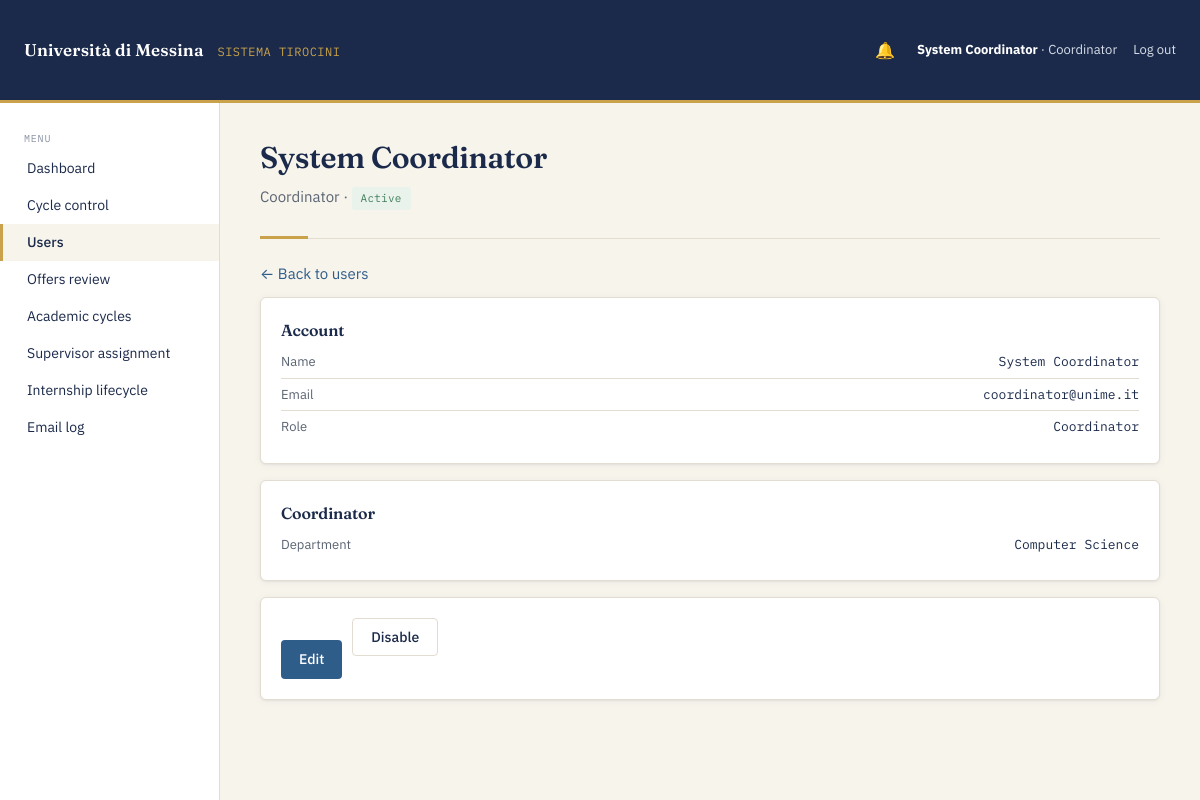
The app's page /admin/user-profile.php?id=1 (signed in) with its own data.
### tables this page shows
CREATE TABLE `users` (
  `id`            INT UNSIGNED AUTO_INCREMENT PRIMARY KEY,
  `email`         VARCHAR(255) NOT NULL UNIQUE,
  `password_hash` VARCHAR(255) NOT NULL,
  `role`          ENUM('student','professor','company','coordinator') NOT NULL,
  `first_name`    VARCHAR(100) NOT NULL,
  `last_name`     VARCHAR(100) NOT NULL,
  `is_active`     TINYINT(1) NOT NULL DEFAULT 1,
  `created_at`    DATETIME NOT NULL DEFAULT CURRENT_TIMESTAMP,
  `updated_at`    DATETIME NOT NULL DEFAULT CURRENT_TIMESTAMP ON UPDATE CURRENT_TIMESTAMP,
  INDEX `idx_role` (`role`)
);

CREATE TABLE `coordinators` (
  `id`                    INT UNSIGNED AUTO_INCREMENT PRIMARY KEY,
  `user_id`               INT UNSIGNED NOT NULL UNIQUE,
  `department`            VARCHAR(150) NOT NULL,
  `created_at`            DATETIME NOT NULL DEFAULT CURRENT_TIMESTAMP,
  `updated_at`            DATETIME NOT NULL DEFAULT CURRENT_TIMESTAMP ON UPDATE CURRENT_TIMESTAMP,
  FOREIGN KEY (`user_id`) REFERENCES `users`(`id`) ON DELETE CASCADE
);

### includes/auth.php (called while the page is built, shortened)
<?php
function currentUser() {
    return [
        'id' => $_SESSION['user_id'] ?? null,
        'role' => $_SESSION['role'] ?? null,
        'name' => $_SESSION['name'] ?? null,
    ];
}

### admin/user-profile.php (the view, shortened to what this page needs)
<?php
require '../includes/db.php';
require '../includes/auth.php';
$activePage = 'users';
$userId = (int)($_GET['id'] ?? $_POST['user_id'] ?? 0);
$stmt = $db->prepare("SELECT * FROM users WHERE id = ?");
$stmt->execute([$userId]);
$u = $stmt->fetch();
if ($u['role'] === 'student') {
    $stmt = $db->prepare("SELECT * FROM students WHERE user_id = ?");
} elseif ($u['role'] === 'professor') {
    $stmt = $db->prepare("SELECT * FROM professors WHERE user_id = ?");
} elseif ($u['role'] === 'company') {
    $stmt = $db->prepare("SELECT * FROM companies WHERE user_id = ?");
} else {
    $stmt = $db->prepare("SELECT * FROM coordinators WHERE user_id = ?");
}
$stmt->execute([$userId]);
$roleProfile = $stmt->fetch();
$stmt = $db->prepare("SELECT * FROM users WHERE id = ?");
$stmt->execute([$userId]);
$u = $stmt->fetch();
$isPending = ($u['role'] === 'student' && ($roleProfile['registration_status'] ?? '') === 'pending');
$editMode  = isset($_GET['edit']);
require '../includes/header.php';
?>
<div class="page-header">
    <h1><?= htmlspecialchars($u['first_name'] . ' ' . $u['last_name']) ?></h1>
    <p>
        <?= htmlspecialchars(ucfirst($u['role'])) ?> ·
        <span class="badge badge-<?= $u['is_active'] ? 'open' : 'closed' ?>"><?= $u['is_active'] ? 'Active' : 'Disabled' ?></span>
    </p>
</div>
<p><a href="<?= BASE_URL ?>/admin/users.php">← Back to users</a></p>
<?php if (!$editMode): ?>
    <div class="card">
        <h3>Account</h3>
        <div class="field-row"><span>Name</span><span><?= htmlspecialchars($u['first_name'] . ' ' . $u['last_name']) ?></span></div>
        <div class="field-row"><span>Email</span><span><?= htmlspecialchars($u['email']) ?></span></div>
        <div class="field-row"><span>Role</span><span><?= htmlspecialchars(ucfirst($u['role'])) ?></span></div>
    </div>
    <?php if ($u['role'] === 'student' && $roleProfile): ?>
        <div class="card">
            <h3>Identity</h3>
            <div class="field-row"><span>Matricola</span><span><?= htmlspecialchars($roleProfile['matricola']) ?></span></div>
            <div class="field-row"><span>Program</span><span><?= htmlspecialchars($roleProfile['program']) ?></span></div>
            <div class="field-row"><span>Enrollment year</span><span><?= htmlspecialchars($roleProfile['enrollment_year']) ?></span></div>
            <div class="field-row"><span>GPA</span><span><?= $roleProfile['gpa'] !== null ? htmlspecialchars($roleProfile['gpa']) : '—' ?></span></div>
        </div>
        <div class="card">
            <h3>Academic record</h3>
            <div class="field-row"><span>Total CFU</span><span><strong><?= (int)$roleProfile['total_cfu'] ?></strong></span></div>
            <?php if (empty($academicRecords)): ?>
                <p style="font-size:13px;color:var(--slate-light);margin-top:12px;">No exams on file.</p>
            <?php else: ?>
                <table style="margin-top:12px;">
                    <thead><tr><th>Exam</th><th>CFU</th><th>Grade</th><th>Date</th></tr></thead>
                    <tbody>
                    <?php foreach ($academicRecords as $r): ?>
                        <tr>
                            <td><?= htmlspecialchars($r['exam_name']) ?></td>
                            <td><?= (int)$r['cfu'] ?></td>
                            <td><?= htmlspecialchars($r['grade'] ?? '—') ?></td>
                            <td><?= htmlspecialchars($r['exam_date'] ?? '—') ?></td>
                        </tr>
                    <?php endforeach; ?>
                    </tbody>
                </table>
            <?php endif; ?>
        </div>
        <?php if (!empty($roleProfile['competency_description'])): ?>
            <div class="card">
                <h3>Competency description</h3>
                <p><?= nl2br(htmlspecialchars($roleProfile['competency_description'])) ?></p>
            </div>
        <?php endif; ?>
    <?php elseif ($u['role'] === 'coordinator' && $roleProfile): ?>
        <div class="card">
            <h3>Coordinator</h3>
            <div class="field-row"><span>Department</span><span><?= htmlspecialchars($roleProfile['department']) ?></span></div>
        </div>
    <?php endif; ?>
    <div class="card" style="display:flex;gap:10px;flex-wrap:wrap;">
        <a href="<?= BASE_URL ?>/admin/user-profile.php?id=<?= $userId ?>&edit=1" class="btn btn-primary" style="width:auto;">Edit</a>
        <?php if ($isPending): ?>
            <form method="post" style="margin:0;">
                <input type="hidden" name="user_id" value="<?= $userId ?>">
                <input type="hidden" name="action" value="approve">
                <button type="submit" class="btn btn-primary" style="width:auto;background:#16a34a;"
                        onclick="return confirm('Approve <?= htmlspecialchars(addslashes($u['first_name'].' '.$u['last_name'])) ?>?');">
                    Approve
                </button>
            </form>
            <form method="post" style="margin:0;"
                  onsubmit="return confirm('Reject this registration?');">
                <input type="hidden" name="user_id" value="<?= $userId ?>">
                <input type="hidden" name="action" value="reject">
                <button type="submit" class="btn btn-secondary" style="width:auto;">Reject</button>
            </form>
        <?php else: ?>
            <form method="post" style="margin:0;"
                  onsubmit="return confirm('<?= $u['is_active'] ? 'Disable' : 'Enable' ?> <?= htmlspecialchars(addslashes($u['first_name'].' '.$u['last_name'])) ?>?');">
                <button type="submit" class="btn btn-secondary" style="width:auto;">
                    <?= $u['is_active'] ? 'Disable' : 'Enable' ?>
                </button>
            </form>
        <?php endif; ?>
    </div>
<?php endif; ?>
<?php require '../includes/footer.php'; ?>

### includes/header.php (shortened to what this page needs)
<?php
$user = currentUser();
$unreadCount = 0;
if (isset($user['id']) && $user['id']) {
    global $db;
    $stmt = $db->prepare("SELECT COUNT(*) FROM notifications WHERE user_id = ? AND is_read = 0");
    $stmt->execute([$user['id']]);
    $unreadCount = (int)$stmt->fetchColumn();
}
$navItems = $navByRole[$user['role']] ?? [];
?>
<!DOCTYPE html>
<html lang="en">
<head>
    <link rel="stylesheet" href="<?= BASE_URL ?>/assets/css/style.css">
</head>
<body>
<div class="app-shell">
    <div class="letterhead">
        <div class="crest">Università di Messina <span>SISTEMA TIROCINI</span></div>
        <div class="who">
            <a href="<?= BASE_URL ?>/notifications.php" class="bell">
                🔔 <?php if ($unreadCount > 0): ?><span class="bell-count"><?= $unreadCount ?></span><?php endif; ?>
            </a>
            <span><strong><?= htmlspecialchars($user['name']) ?></strong> · <?= htmlspecialchars(ucfirst($user['role'])) ?></span>
            <a href="<?= BASE_URL ?>/logout.php">Log out</a>
        </div>
    </div>
    <aside class="sidebar">
        <nav>
            <div class="nav-label">Menu</div>
            <?php foreach ($navItems as [$label, $href, $pageId]): ?>
                <a class="nav-item <?= (isset($activePage) && $activePage === $pageId) ? 'active' : '' ?>" href="<?= $href ?>"><?= htmlspecialchars($label) ?></a>
            <?php endforeach; ?>
        </nav>
    </aside>
    <main class="main">

### includes/footer.php
</main>
</div>
</body>
</html>

### assets/css/style.css (style rules this page uses)
:root { --ink-navy: #1B2A4A; --strait-blue: #2F5D8A; --strait-blue-dark: #244a6e; --mosaic-gold: #C9A24B; --parchment: #F7F4EC; --paper: #FFFFFF; --slate: #5B6472; --slate-light: #8A93A3; --border: #E2DDD0; --sea-green: #3F7D58; --sea-green-bg: #E9F3EC; --clay-red: #B5483E; --clay-red-bg: #FBEBE9; --amber: #A9762B; --amber-bg: #FBF3E3; --font-display: 'Fraunces', Georgia, serif; --font-body: 'IBM Plex Sans', -apple-system, sans-serif; --font-mono: 'IBM Plex Mono', 'Courier New', monospace; --radius: 6px; --shadow: 0 1px 2px rgba(27,42,74,0.06), 0 1px 8px rgba(27,42,74,0.05); }
* { box-sizing: border-box; }
html, body { margin: 0; padding: 0; background: var(--parchment); color: var(--ink-navy); font-family: var(--font-body); font-size: 15px; line-height: 1.5; }
h1, h2, h3 { font-family: var(--font-display); font-weight: 600; color: var(--ink-navy); margin: 0 0 4px; letter-spacing: -0.01em; }
h1 { font-size: 30px; }
h3 { font-size: 16px; }
a { color: var(--strait-blue); text-decoration: none; }
p { color: var(--slate); margin: 0 0 12px; }
.app-shell { display: grid; grid-template-columns: 220px 1fr; min-height: 100vh; }
.letterhead { grid-column: 1 / -1; background: var(--ink-navy); border-bottom: 3px solid var(--mosaic-gold); padding: 10px 24px; display: flex; justify-content: space-between; align-items: center; }
.letterhead .crest { color: #fff; font-family: var(--font-display); font-size: 17px; font-weight: 600; letter-spacing: 0.01em; }
.letterhead .crest span { color: var(--mosaic-gold); font-family: var(--font-mono); font-size: 12px; font-weight: 400; margin-left: 10px; letter-spacing: 0.04em; }
.letterhead .who { color: #D8DEEA; font-size: 13px; display: flex; align-items: center; gap: 16px; }
.letterhead .who a { color: #D8DEEA; }
.letterhead .who strong { color: #fff; }
.sidebar { background: var(--paper); border-right: 1px solid var(--border); padding: 24px 0; }
.sidebar nav { display: flex; flex-direction: column; }
.sidebar .nav-label { font-family: var(--font-mono); font-size: 10px; letter-spacing: 0.08em; text-transform: uppercase; color: var(--slate-light); padding: 4px 24px; margin-top: 18px; }
.sidebar .nav-label:first-child { margin-top: 0; }
.sidebar a.nav-item { padding: 8px 24px; color: var(--ink-navy); font-size: 14px; border-left: 3px solid transparent; }
.sidebar a.nav-item.active { border-left-color: var(--mosaic-gold); background: var(--parchment); font-weight: 500; }
.main { padding: 32px 40px; max-width: 980px; }
.page-header { margin-bottom: 24px; padding-bottom: 16px; border-bottom: 1px solid var(--border); position: relative; }
.page-header::after { content: ''; position: absolute; bottom: -1px; left: 0; width: 48px; height: 3px; background: var(--mosaic-gold); }
.page-header p { margin-top: 6px; }
.card { background: var(--paper); border: 1px solid var(--border); border-radius: var(--radius); padding: 20px; box-shadow: var(--shadow); position: relative; margin-bottom: 16px; }
.badge { display: inline-block; font-family: var(--font-mono); font-size: 11px; padding: 3px 9px; border-radius: 3px; letter-spacing: 0.02em; }
.badge-open, .badge-active, .badge-accepted { background: var(--sea-green-bg); color: var(--sea-green); }
.btn { display: inline-block; padding: 9px 18px; border-radius: 4px; border: none; font-family: var(--font-body); font-size: 14px; font-weight: 500; cursor: pointer; text-decoration: none; }
.btn-primary { background: var(--strait-blue); color: #fff; width: 100%; margin-top: 22px; }
.btn-secondary { background: var(--paper); color: var(--ink-navy); border: 1px solid var(--border); }
.field-row { display: flex; justify-content: space-between; padding: 6px 0; border-bottom: 1px solid var(--border); font-size: 13px; }
.field-row:last-child { border-bottom: none; }
.field-row span:first-child { color: var(--slate); }
.field-row span:last-child { font-family: var(--font-mono); }
.bell { position: relative; font-size: 16px; padding: 2px 6px; text-decoration: none; color: #D8DEEA; }

### records on screen
users: role "Coordinator", first_name+last_name "System Coordinator", email "coordinator@unime.it"
coordinators: department "Computer Science"

### other values on screen
$user['name'] "System Coordinator"
$label "Dashboard"
$label "Cycle control"
$label "Users"
$label "Offers review"
$label "Academic cycles"
$label "Supervisor assignment"
$label "Internship lifecycle"
$label "Email log"
